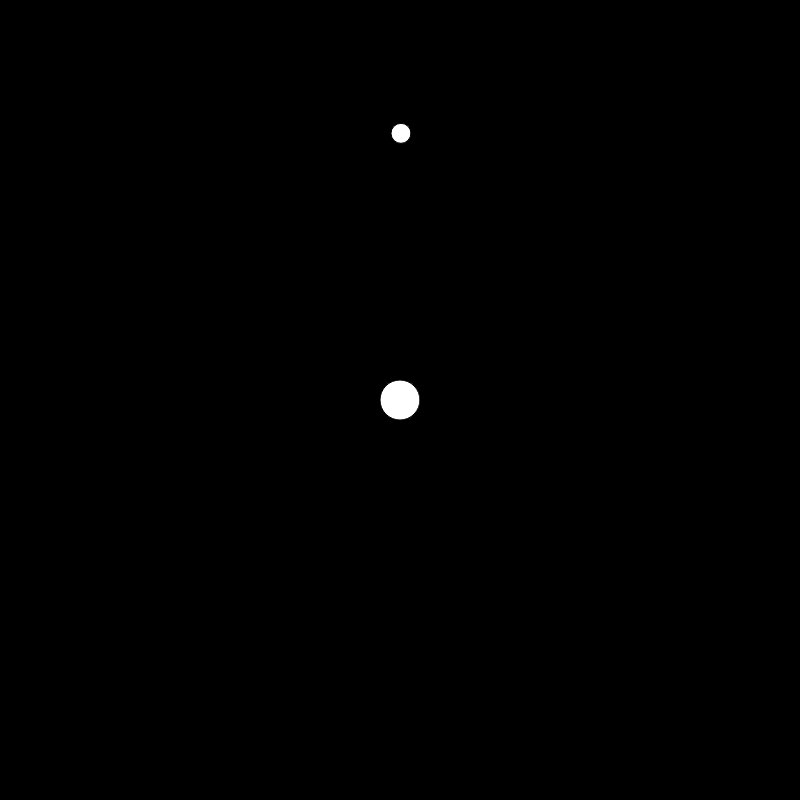
Frame 1 (no input)
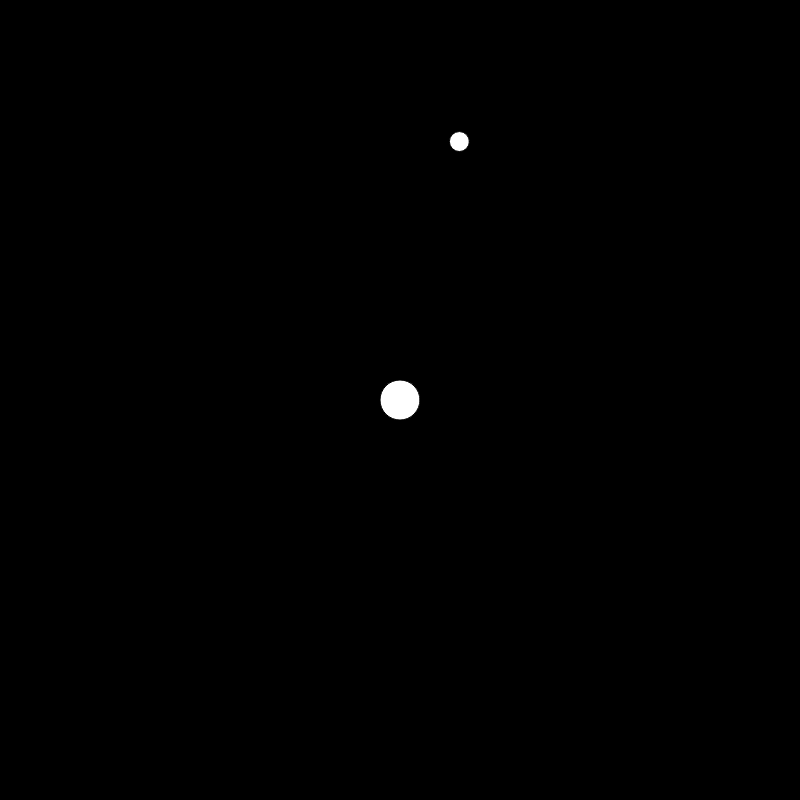
Frame 60 (no input)
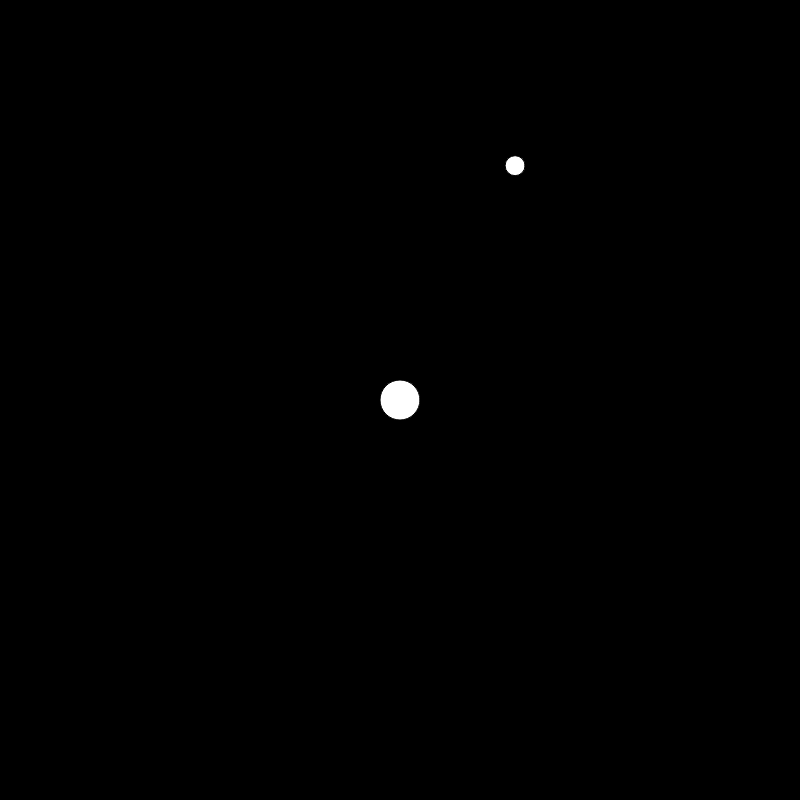
Frame 120 (the mouse pressed at the canvas centre since frame 60)

The p5.js sketch that drew these frames (run headless with seeded random() and noise() and a simulated clock; from frame 60 on, the mouse is pressed at the canvas centre):

// p5.js sketch
// ── sketch.js
// gravitational force (like outer space)

let m;
let a;

function setup() {
	createCanvas(800, 800);
	m = new Mover();
	a = new Attractor();
}

function draw() {
	background(0);

  let grav = a.attract(m);
	m.applyForce(grav);
	m.move();
	a.display();
	m.display();

//  noLoop();

}

class Attractor {
	constructor() {
		this.loc = createVector(width/2, height/2);
		this.mass = 40;
		this.g = 0.4 // gravitational constant (we can make it up)

	}
	display() {
		stroke(1);
		fill(255);
		ellipse(this.loc.x, this.loc.y, 40, 40);
	}

	attract(mover) { // Fg = (G * m1 * m2) / (d^2)
		// this is incorrect code
		// all these variables should be in this. notation
		// these are not registering anything (i don't think)
		// currently working on the ecosystem and don't want to mess around
		// without an active server so i can see what's happening
		let f = p5.Vector.sub(this.loc, mover.loc);
		let d = p5.Vector.mag(f); // distance between mover and attractor
		f.normalize(); // direction of gravitational force

		let strength = (this.g * this.mass * mover.mass) / (d * d); // magnitude

		f.mult(strength); // magnitude * direction

		return f;
	}
}

class Mover {
  constructor() {
		this.loc = createVector(width/2, height/6);
		this.vel = createVector(0, 0);
		this.acc = createVector(1, 0); // initial velocity for circular pattern
		this.mass = 20;
	}

  move() {
		this.vel.add(this.acc);
		this.loc.add(this.vel);
	}

	display() {
		stroke(1);
		fill(255);
		ellipse(this.loc.x, this.loc.y, 20, 20);
		this.acc.mult(0); // wipe acceleration so it doesn't accumulate
	}

	applyForce(force) {
		let newForce = force;
		this.acc.add(force);
	}
}
